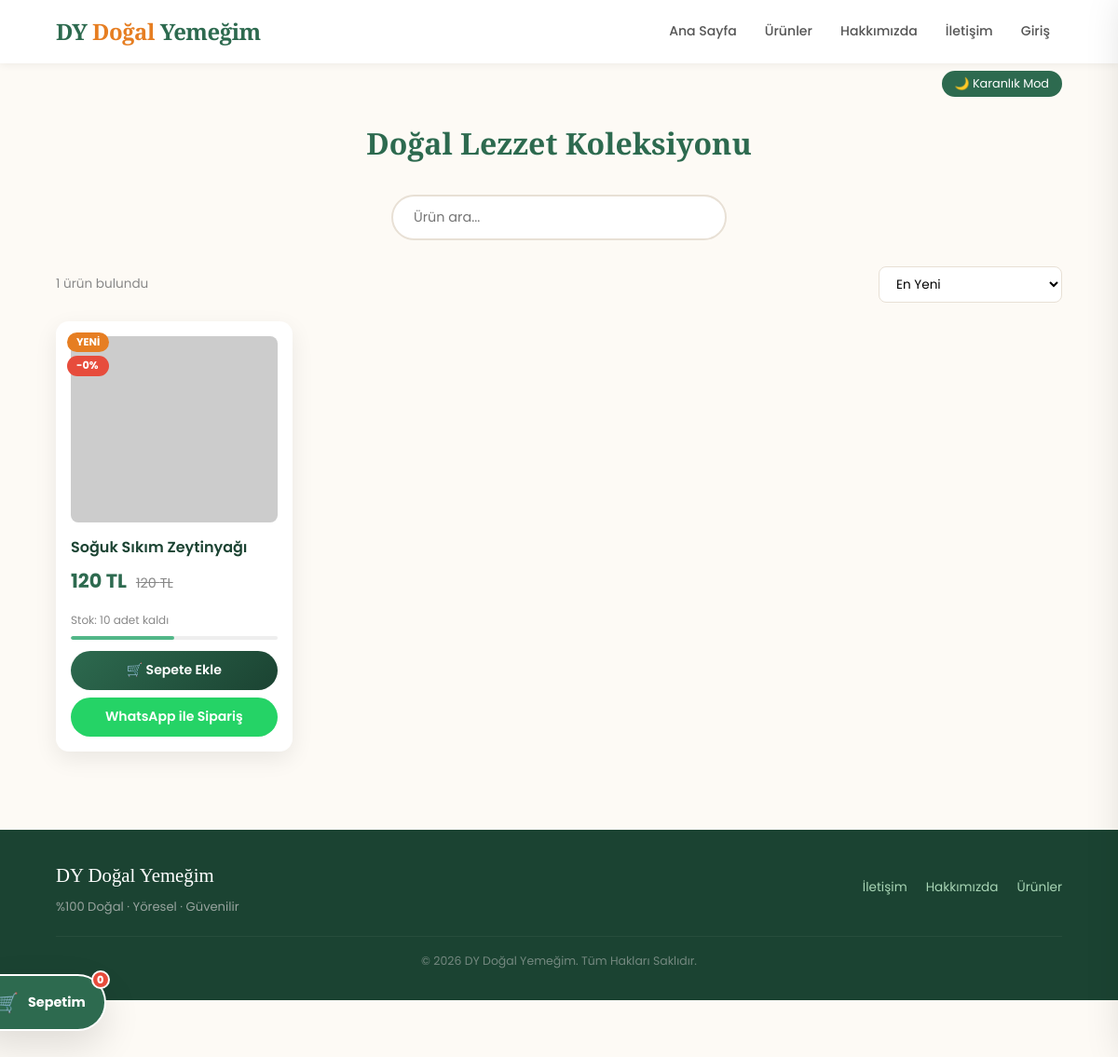
The page /urunler on the database its author committed.
### tables this page shows
CREATE TABLE urunler (
        id INTEGER PRIMARY KEY AUTOINCREMENT,
        ad TEXT, fiyat INTEGER DEFAULT 0, indirim_fiyat INTEGER DEFAULT 0,
        resim TEXT, mesaj TEXT, aciklama TEXT,
        kategori_id INTEGER, stok INTEGER DEFAULT 100,
        featured INTEGER DEFAULT 0, aktif INTEGER DEFAULT 1
    );

### app.py (the view)
@app.route('/urunler')
def urunler():
    query = request.args.get('q', '')
    kategori_id = request.args.get('kategori', '')
    siralama = request.args.get('siralama', 'yeni')
    sayfa = max(1, int(request.args.get('sayfa', 1)))
    conn = get_db_connection()
    kategoriler = conn.execute('SELECT * FROM kategoriler ORDER BY sira').fetchall()
    sql = 'SELECT u.*, k.ad as kat_ad FROM urunler u LEFT JOIN kategoriler k ON u.kategori_id=k.id WHERE u.aktif=1'
    params = []
    if query:
        sql += ' AND u.ad LIKE ?'
        params.append(f'%{query}%')
    if kategori_id:
        sql += ' AND u.kategori_id=?'
        params.append(kategori_id)
    order_map = {
        'fiyat_asc': 'u.fiyat ASC',
        'fiyat_desc': 'u.fiyat DESC',
        'indirimli': 'u.indirim_fiyat DESC',
        'yeni': 'u.id DESC',
    }
    sql += f' ORDER BY {order_map.get(siralama, "u.id DESC")}'
    tum = conn.execute(sql, params).fetchall()
    toplam_urun = len(tum)
    toplam_sayfa = max(1, (toplam_urun + PER_PAGE - 1) // PER_PAGE)
    urun_listesi = tum[(sayfa - 1) * PER_PAGE: sayfa * PER_PAGE]
    conn.close()
    return render_template('urunler.html',
        urunler=urun_listesi, kategoriler=kategoriler,
        kategori_id=kategori_id, siralama=siralama,
        query=query, sayfa=sayfa,
        toplam_sayfa=toplam_sayfa, toplam_urun=toplam_urun)

### app.py (called while the page is built)
def get_db_connection():
    db_path = os.path.join(os.path.dirname(__file__), 'dogal_yemegim.db')
    conn = sqlite3.connect(db_path)
    conn.row_factory = sqlite3.Row
    return conn

def get_sepet_adet():
    return sum(i.get('adet', 1) for i in session.get('sepet', []))

### templates/urunler.html (shortened to what this page needs)
{% extends "layout.html" %}
{% block content %}
<h2 class="page-title">Doğal Lezzet Koleksiyonu</h2>
<div class="search-wrap">
    <input type="text" id="liveSearch" placeholder="Ürün ara..." class="search-input" value="{{ query }}">
</div>
<div class="sort-bar">
    <span class="result-count">{{ toplam_urun }} ürün bulundu</span>
    <select onchange="window.location.href=this.value">
        {% set base = url_for('urunler', kategori=kategori_id, q=query) %}
        <option value="{{ base }}&siralama=yeni" {% if siralama=='yeni' %}selected{% endif %}>En Yeni</option>
    </select>
</div>
<div class="product-grid" id="productGrid">
    {% for urun in urunler %}
    <div class="product-card">
        <div class="badges">
            {% if loop.first and not kategori_id %}<span class="badge badge-new">YENİ</span>{% endif %}
            {% if urun.indirim_fiyat %}<span class="badge badge-sale">-{{ ((1 - urun.indirim_fiyat / urun.fiyat) * 100)|int }}%</span>{% endif %}
        </div>
        <a href="{{ url_for('urun_detay', id=urun.id) }}" style="text-decoration:none;color:inherit">
            <div class="img-wrap">
                <img src="{{ urun.resim }}" alt="{{ urun.ad }}" onerror="this.src='https://via.placeholder.com/280x200?text=DY'">
            </div>
            <h3>{{ urun.ad }}</h3>
        </a>
        <div class="price-row">
            {% if urun.indirim_fiyat %}
                <span class="price-main">{{ urun.indirim_fiyat }} TL</span>
                <span class="price-old">{{ urun.fiyat }} TL</span>
            {% else %}
                <span class="price-main">{{ urun.fiyat }} TL</span>
            {% endif %}
        </div>
        {% if urun.stok is not none and urun.stok < 20 %}
        <div class="stock-text">Stok: {{ urun.stok }} adet kaldı</div>
        <div class="stock-bar">
            <div class="stock-fill {% if urun.stok <= 5 %}low{% endif %}" style="width:{{ [urun.stok * 5, 100]|min }}%"></div>
        </div>
        {% endif %}
        <div class="action-buttons">
            {% if urun.stok > 0 %}
            <a href="{{ url_for('sepete_ekle', id=urun.id) }}" class="btn btn-primary">🛒 Sepete Ekle</a>
            <a href="https://wa.me/905510465380?text={{ urun.ad|urlencode }}%20sipari%C5%9Fi%20vermek%20istiyorum"
               class="btn btn-wa" target="_blank">WhatsApp ile Sipariş</a>
            {% else %}
            <span class="btn btn-disabled">Stokta Yok</span>
            {% endif %}
        </div>
    </div>
    {% else %}
    <div style="grid-column:1/-1;text-align:center;padding:60px 0;color:var(--text-muted)">
        <div style="font-size:3rem;margin-bottom:12px">🔍</div>
        <p>Ürün bulunamadı.</p>
        <a href="{{ url_for('urunler') }}" class="btn btn-outline" style="display:inline-block;margin-top:12px">Tüm Ürünleri Gör</a>
    </div>
    {% endfor %}
</div>
{% endblock %}

### static/css/style.css (style rules this page uses)
:root { --primary: #2d6a4f; --primary-dark: #1b4332; --primary-light: #52b788; --accent: #e67e22; --accent-hover: #cf6d17; --danger: #e74c3c; --success: #27ae60; --warning: #f39c12; --info: #2980b9; --white: #ffffff; --cream: #fdfaf5; --border: #e8e0d5; --text: #2c2c2c; --text-muted: #888; --shadow-sm: 0 2px 8px rgba(0,0,0,0.06); --shadow: 0 8px 24px rgba(0,0,0,0.08); --shadow-lg: 0 16px 40px rgba(0,0,0,0.12); --radius: 14px; --radius-sm: 8px; --radius-pill: 50px; --transition: 0.25s ease; }
*, *::before, *::after { box-sizing: border-box; margin: 0; padding: 0; }
html { scroll-behavior: smooth; }
body { font-family: 'Poppins', sans-serif; color: var(--text); background: var(--cream); line-height: 1.65; font-size: 15px; }
img { max-width: 100%; display: block; }
a { color: inherit; }
.page-title { font-family: 'Playfair Display', serif; font-size: 2rem; color: var(--primary); text-align: center; margin-bottom: 28px; }
.sort-bar { display: flex; justify-content: space-between; align-items: center; margin-bottom: 20px; flex-wrap: wrap; gap: 12px; }
.sort-bar select { padding: 8px 14px; border: 1.5px solid var(--border); border-radius: var(--radius-sm); font-family: 'Poppins', sans-serif; font-size: 0.85rem; outline: none; background: var(--white); cursor: pointer; }
.result-count { font-size: 0.85rem; color: var(--text-muted); }
.product-grid { display: grid; grid-template-columns: repeat(auto-fill, minmax(240px, 1fr)); gap: 22px; }
.product-card { background: var(--white); border-radius: var(--radius); padding: 16px; box-shadow: var(--shadow); display: flex; flex-direction: column; position: relative; transition: transform var(--transition), box-shadow var(--transition); overflow: hidden; }
.product-card .img-wrap { position: relative; border-radius: var(--radius-sm); overflow: hidden; margin-bottom: 14px; }
.product-card img { width: 100%; height: 200px; object-fit: cover; transition: transform 0.4s ease; }
.product-card h3 { font-size: 1rem; font-weight: 600; margin-bottom: 6px; color: var(--primary-dark); }
.product-card .price-row { display: flex; align-items: baseline; gap: 10px; margin-bottom: 14px; margin-top: auto; }
.price-main { font-size: 1.3rem; font-weight: 700; color: var(--primary); }
.price-old { font-size: 0.9rem; color: var(--text-muted); text-decoration: line-through; }
.badges { position: absolute; top: 12px; left: 12px; display: flex; flex-direction: column; gap: 4px; z-index: 2; }
.badge { display: inline-block; padding: 3px 10px; border-radius: var(--radius-pill); font-size: 0.7rem; font-weight: 700; color: white; line-height: 1.4; }
.badge-new { background: var(--accent); }
.badge-sale { background: var(--danger); }
.stock-bar { height: 4px; background: #eee; border-radius: 4px; margin-bottom: 12px; overflow: hidden; }
.stock-fill { height: 100%; border-radius: 4px; background: var(--primary-light); transition: width 0.4s; }
.stock-text { font-size: 0.75rem; color: var(--text-muted); margin-bottom: 8px; }
.action-buttons { display: flex; flex-direction: column; gap: 8px; }
.btn { display: block; text-align: center; text-decoration: none; padding: 11px 16px; border-radius: var(--radius-pill); font-weight: 600; font-size: 0.88rem; border: none; cursor: pointer; font-family: 'Poppins', sans-serif; transition: opacity var(--transition), transform var(--transition); line-height: 1.4; }
.btn-primary { background: linear-gradient(135deg, var(--primary), var(--primary-dark)); color: white; }
.btn-wa { background: #25D366; color: white; }
.search-wrap { display: flex; justify-content: center; margin-bottom: 28px; }
.search-input { width: min(360px, 90%); padding: 12px 22px; border: 2px solid var(--border); border-radius: var(--radius-pill); font-family: 'Poppins', sans-serif; font-size: 0.9rem; outline: none; background: var(--white); transition: border-color var(--transition); }

### rows shown on the page
urunler: ((1-urun.indirim_fiyat/urun.fiyat)*100)|int "0", ad "Soğuk Sıkım Zeytinyağı", indirim_fiyat "120", fiyat "120", stok "10"

### other values the page prints
{{ toplam_urun }} "1"
{{ get_sepet_adet() }} "0"
